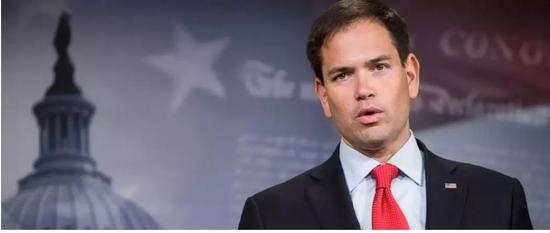
#> input picture Picture_4.jpg, 550 x 233 px
$ python '3.7 图像的加密与解密.py'
#> lines starting #> are read from the running program, lines starting #| are printed output that depends on the picture
'''
使用异或运算实现：
xor(a,b)=c
xor(c,b)=a
实现解密的过程
'''
import cv2
import numpy as np

img_a=cv2.imread('Picture_4.jpg', 0)
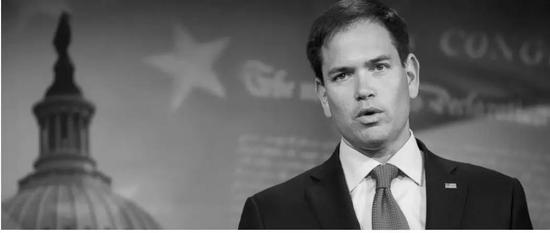
#> img_a: shape (233, 550); min 0, max 255, mean 100.7
height,width = img_a.shape
#> height = 233; width = 550
key = np.random.randint(0,256,size=[height, width], dtype=np.uint8)
encryption = cv2.bitwise_xor(img_a, key)
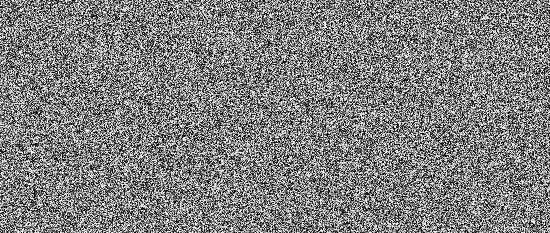
#> encryption: shape (233, 550); min 0, max 255, mean 127.5
decryption = cv2.bitwise_xor(encryption, key)

cv2.imshow('Before', img_a)
cv2.imshow('After', encryption)
cv2.imshow('Then', decryption)

cv2.waitKey()
cv2.destroyAllWindows()

$ run again, with Picture_2.jpg copied over Picture_4.jpg
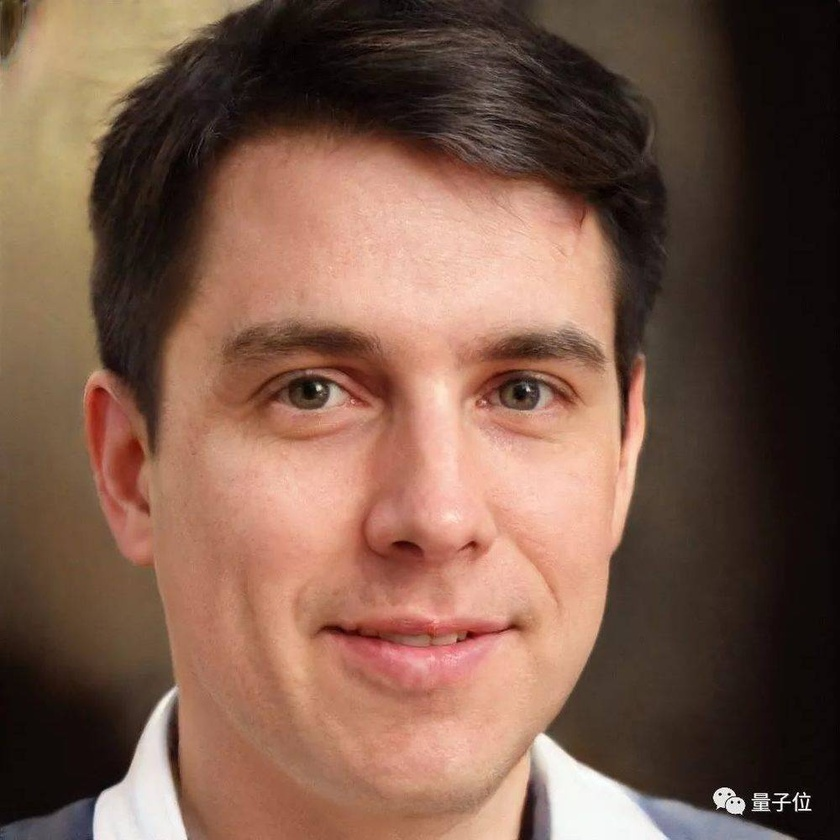
#> input picture Picture_2.jpg, 840 x 840 px, shrunk from 1000 x 1000 before the run
#> `img_a=cv2.imread('Picture_4.jpg', 0)`:
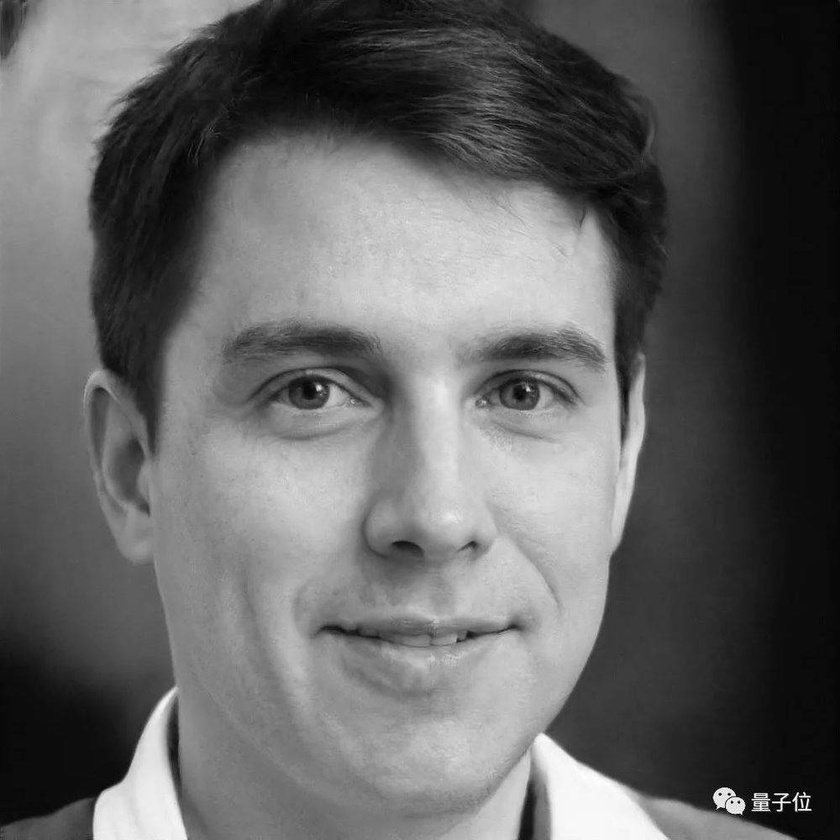
#> img_a: shape (840, 840); min 0, max 255, mean 98.5
#> `encryption = cv2.bitwise_xor(img_a, key)`:
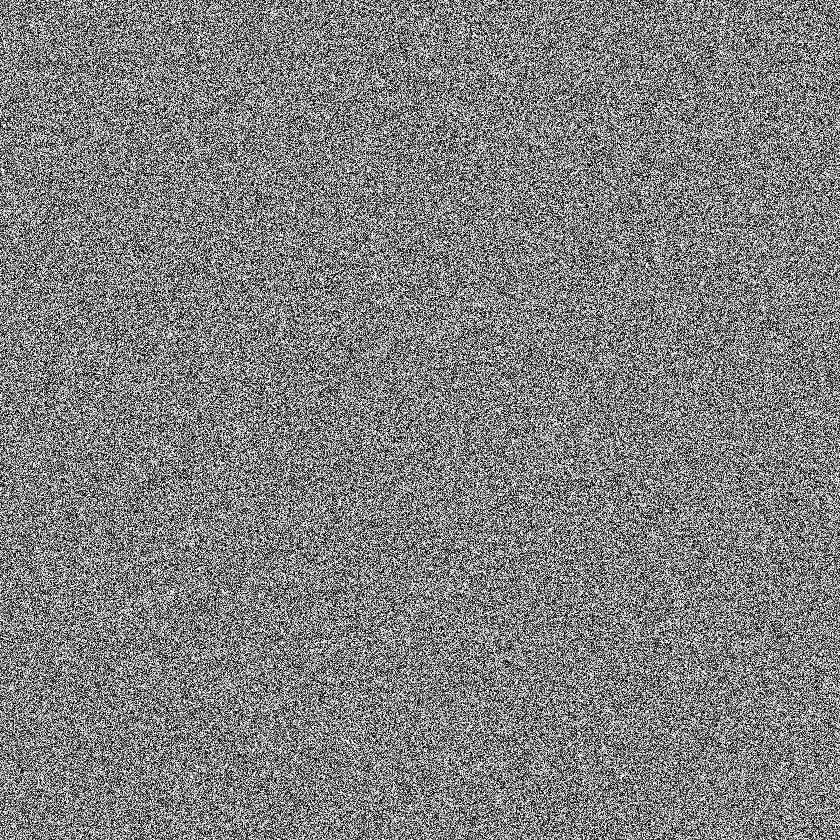
#> encryption: shape (840, 840); min 0, max 255, mean 127.5

$ run again, with Picture_3.jpg copied over Picture_4.jpg
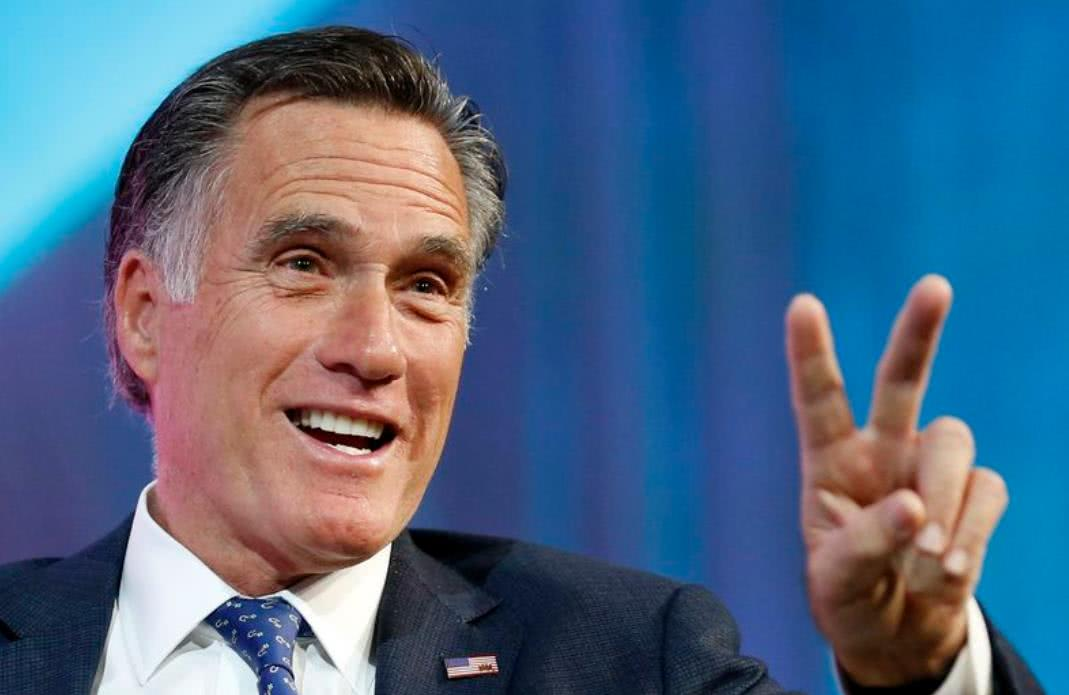
#> input picture Picture_3.jpg, 1069 x 695 px
#> `img_a=cv2.imread('Picture_4.jpg', 0)`:
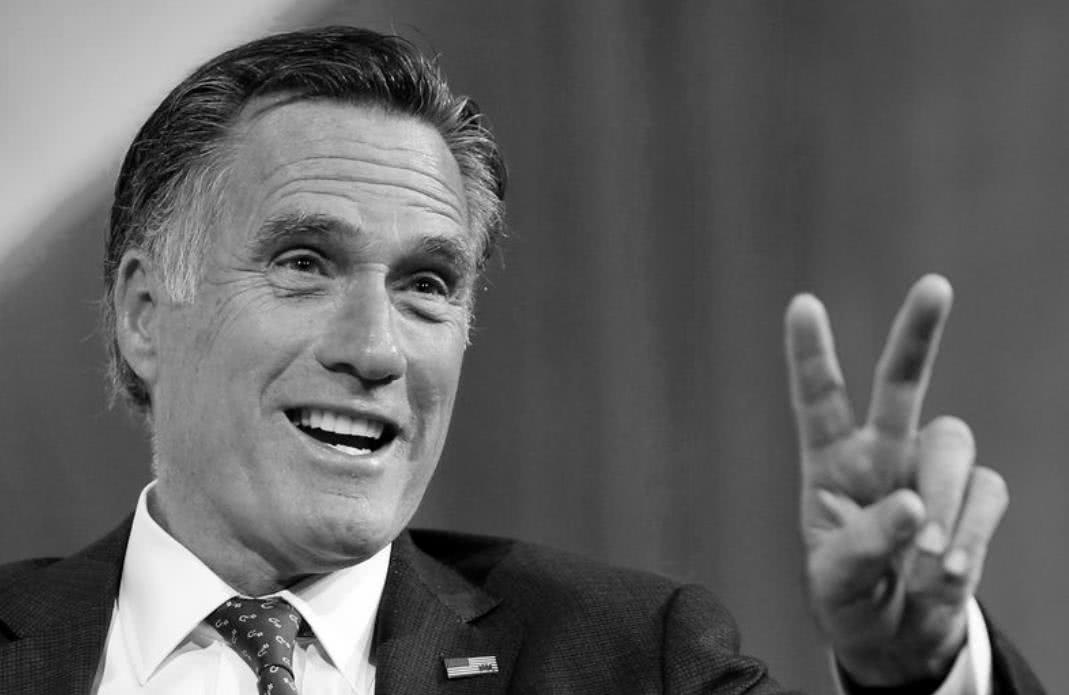
#> img_a: shape (695, 1069); min 0, max 255, mean 98.5
#> `encryption = cv2.bitwise_xor(img_a, key)`:
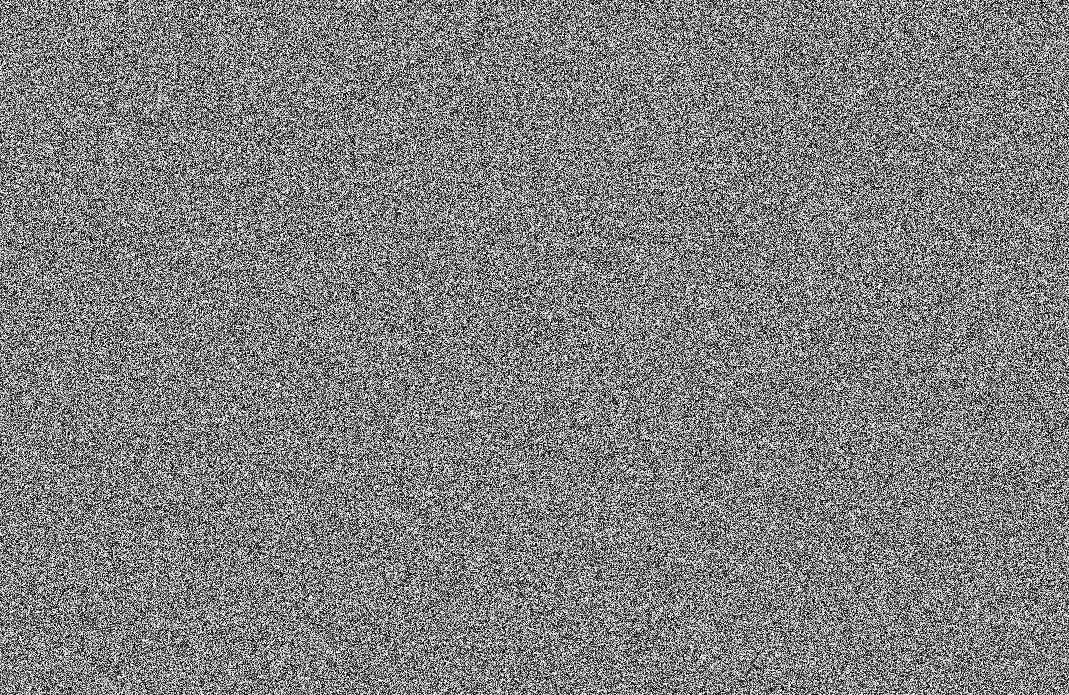
#> encryption: shape (695, 1069); min 0, max 255, mean 127.5
